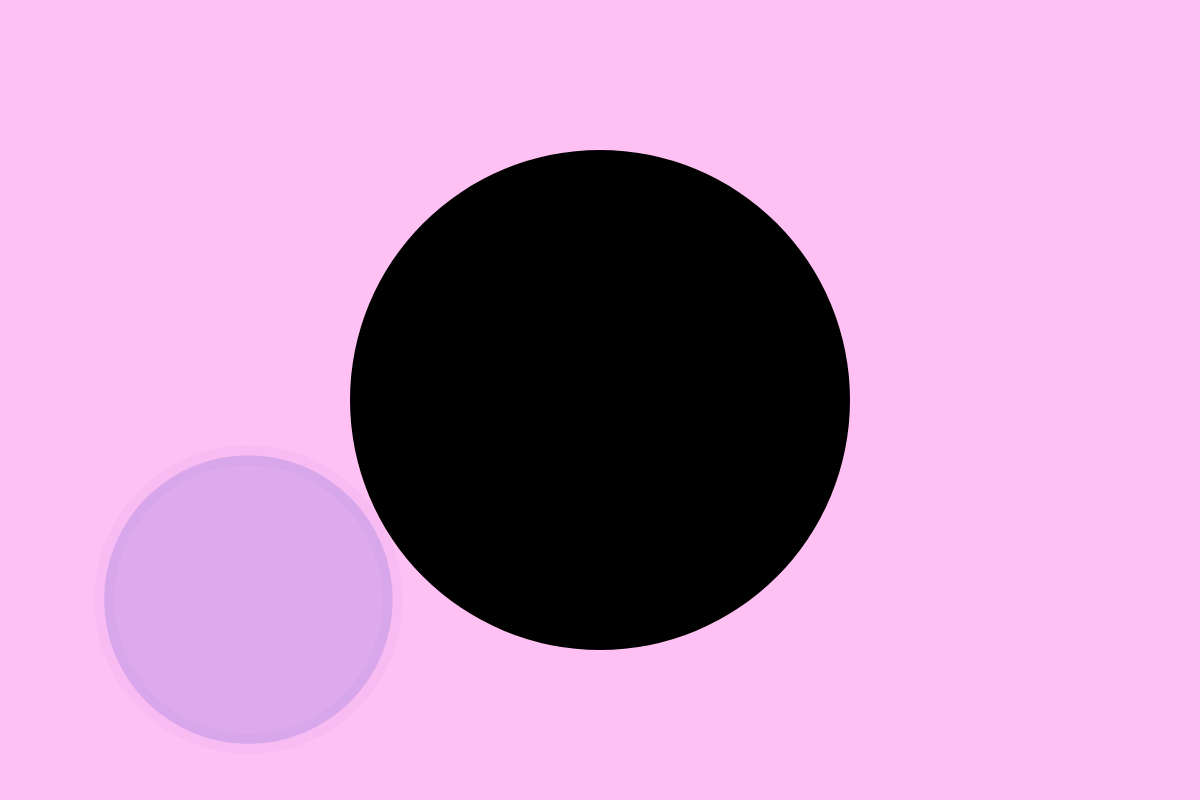
Frame 1 (no input)
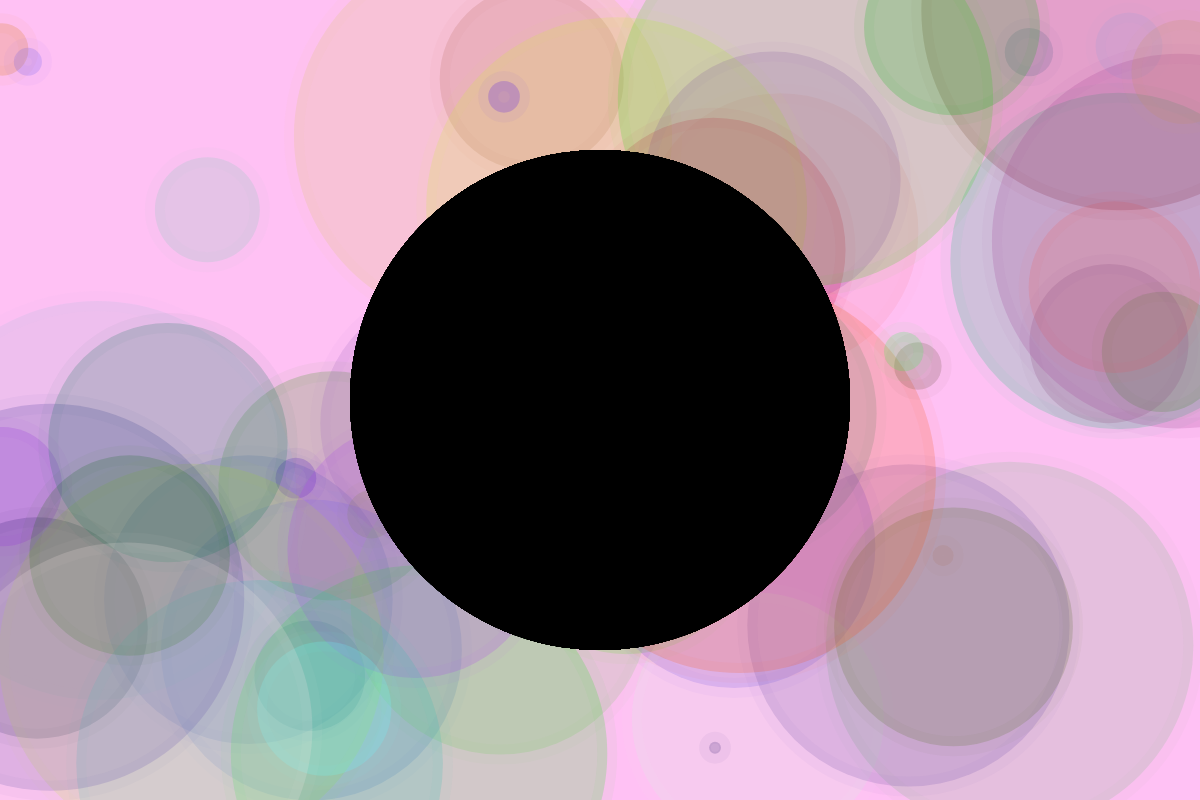
Frame 60 (no input)
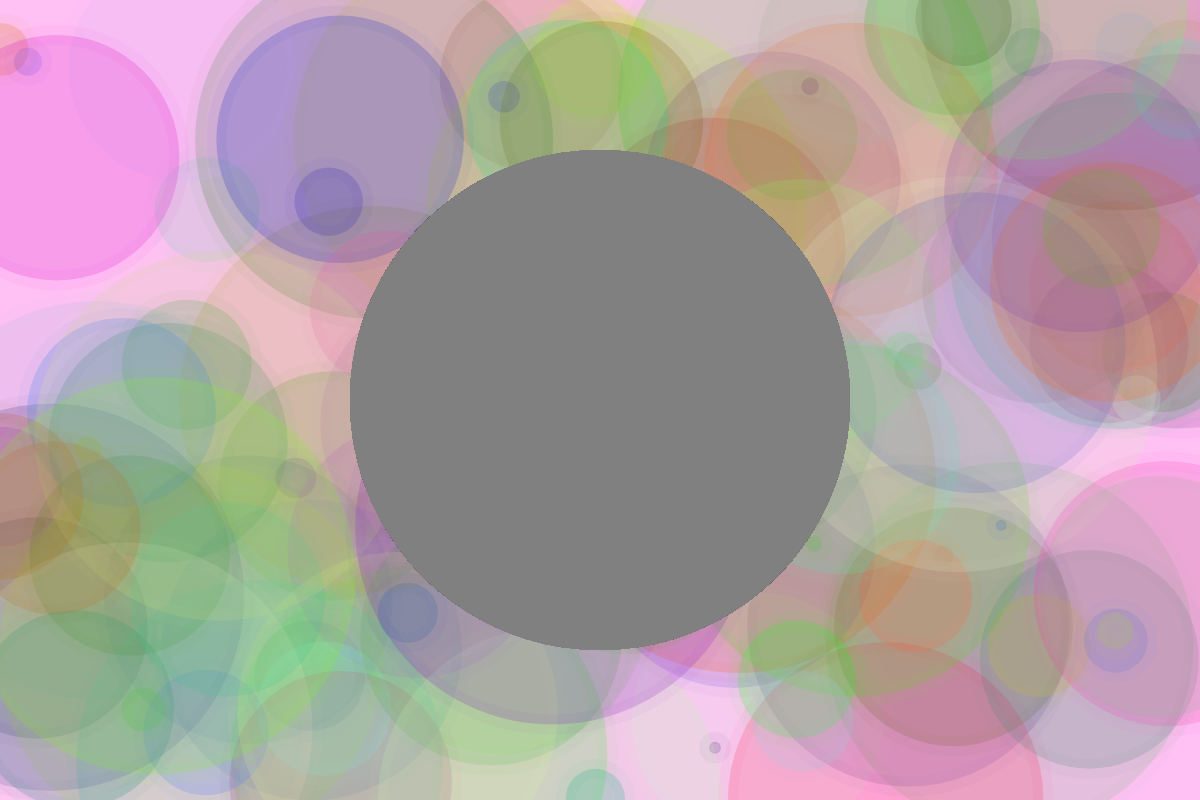
Frame 120 (the mouse pressed at the canvas centre since frame 60)

The p5.js sketch that drew these frames (run headless with seeded random() and noise() and a simulated clock; from frame 60 on, the mouse is pressed at the canvas centre):

// p5.js sketch
// ── sketch.js

var col = 0;

function setup() {

      createCanvas( windowWidth , 800 );
      background('#ffc1f4');

}

function draw() {

// bubble spawn
push();
let bubble_size = random( 10, 400 );
let bubble_locx = random( 0, width);
let bubble_locy = random( 0, 800);

// bubble color
let red = floor( random(256) );
let green = floor( random(256) );
let blue = floor( random(256) );


// bubbles

      round(fill( red, blue, green, 50 ));
      strokeWeight(20)
      stroke(red, blue, green, 10)
      ellipse( bubble_locx, bubble_locy, bubble_size );
pop();

// Center circle

col = map( mouseX , 0, width, 0, 255 );
      noStroke();
      fill(col)
      ellipse( width/2 , height/2 , 500, 500);



}
